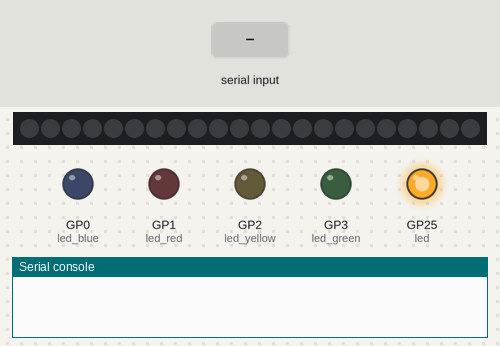
The program below on a simulated Raspberry Pi Pico running MicroPython. Parts: 22 RGB LEDs in strip order, left to right, output pins drawn as LEDs (lit = HIGH), the last lines printed to the serial console. The test bench sets the inputs (shaded band).

Above: at 1.2 s.
1.3 s: "Available" typed at the serial console, then Enter
At 1.8 s:
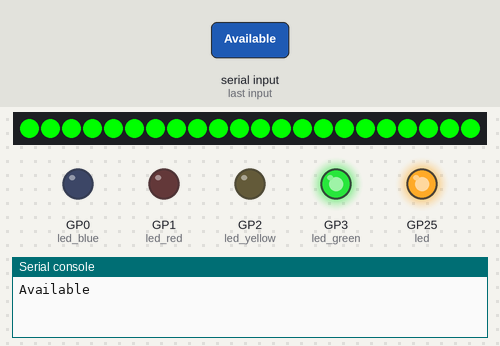
2.8 s: "BeRightBack" typed at the serial console, then Enter
At 4.0 s:
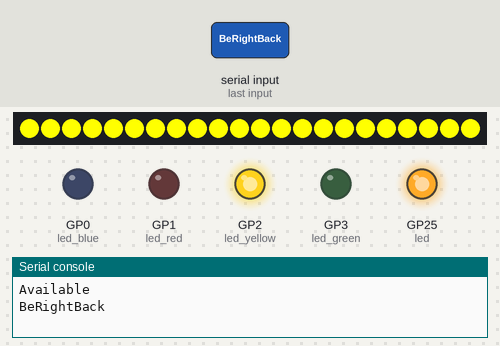
4.3 s: "Busy" typed at the serial console, then Enter
At 5.3 s:
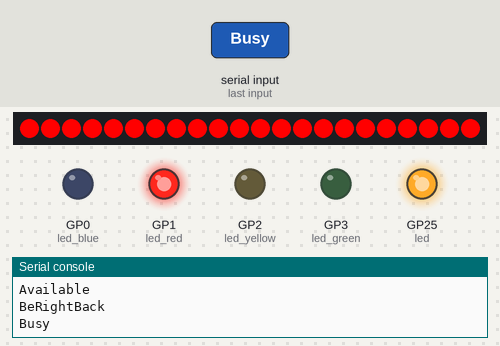
5.8 s: "Offline" typed at the serial console, then Enter
At 6.3 s:
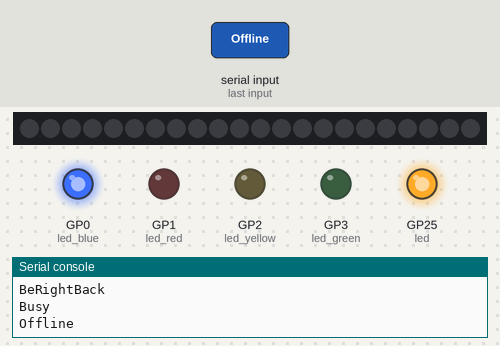
Timing chart, 0 to 8.3 s (numbered marks = the images above; inputs shaded):
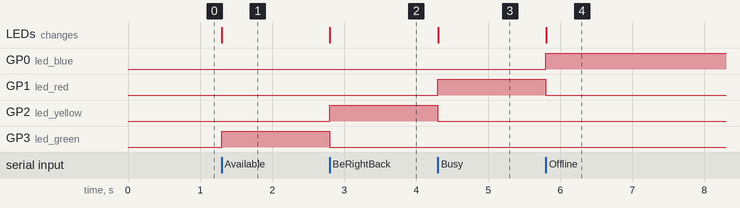

Measured:
- after the input at 1.3 s, GP3 (led_green): LOW → HIGH at once; the LEDs: change at once (image 1)
- after the input at 2.8 s, GP2 (led_yellow): LOW → HIGH at once; GP3 (led_green): HIGH → LOW at once; the LEDs: change at once (image 2)
- after the input at 4.3 s, GP1 (led_red): LOW → HIGH at once; GP2 (led_yellow): HIGH → LOW at once; the LEDs: change at once (image 3)
- after the input at 5.8 s, GP0 (led_blue): LOW → HIGH at once; GP1 (led_red): HIGH → LOW at once; the LEDs: change at once (image 4)

The program:

teams-presence_receiver.py
```python
##!/usr/bin/env python
# Python script to show Teams presence status on led
# Author: Sven Herrmann
# Date 08.04.2023

try:
    import sys
    import machine
    import neopixel
    import time

except Exception as err:
    print(err)

# configure the UART peripheral for the Raspberry Pi Pico
uart = machine.UART(0, baudrate=9600)

# define a function to send a string over the UART
def send_string(string):
    uart.write(string)

led = machine.Pin(25, machine.Pin.OUT)
led(1)

LedRed = 1
LedGreen = 3
LedYellow = 2
LedBlue = 0

# This is for LED Strips
pin_np = 28
leds = 22
brightness = 10
global np
np = neopixel.NeoPixel(machine.Pin(pin_np, machine.Pin.OUT), leds)


led_red = machine.Pin(LedRed, machine.Pin.OUT)
led_green = machine.Pin(LedGreen, machine.Pin.OUT)
led_yellow = machine.Pin(LedYellow, machine.Pin.OUT)
led_blue = machine.Pin(LedBlue, machine.Pin.OUT)

def setLEDStripeTo(red,  green, blue):
    for i in range (leds):
        np[i] = (red, green, blue)
    np.write()

def leds_off():
    led_red.value(0)
    led_green.value(0)
    led_yellow.value(0)
    led_blue.value(0)
    # This is for LED Strips
    setLEDStripeTo(0,0,0)

def setRedLedOn():
    leds_off()
    led_red.value(1)
    # This is for LED Strips
    setLEDStripeTo(255,0,0)

def setGreenLedOn():
    leds_off()
    led_green.value(1)
    # This is for LED Strips
    setLEDStripeTo(0,255,0)

def setYellowLedOn():
    leds_off()
    led_yellow.value(1)
    # This is for LED Strips
    setLEDStripeTo(255,255,0)

def setBlueLedOn():
    leds_off()
    led_blue.value(1)

while True:
    #send_string('ok\n')
    v = sys.stdin.readline().strip()

    if v =='Available' or v == 'NewActivity' :
        setGreenLedOn()
    elif v =='BeRightBack' or v =='Away' :
        setYellowLedOn()
    elif v =='Busy' or v =='DoNotDisturb' or v == 'Presenting' or v == 'OnThePhone' or v == 'Focusing' or v == 'InAMeeting':
        setRedLedOn()
    elif v =='Offline' :
        setBlueLedOn()

# match doesnt work with my version
    # match v:
    #     case 'Available' :
    #         setGreenLedOn()
    #     case 'BeRightBack' :
    #         setYellowLedOn()
    #     case 'Busy' :
    #         setRedLedOn()
    #     case 'DoNotDisturb' :
    #         setRedLedOn()
    #     case 'Away' :
    #         setYellowLedOn()
    #     case 'Offline' :
    #         setBlueLedOn()
    #     case _:
    #         print()
```
